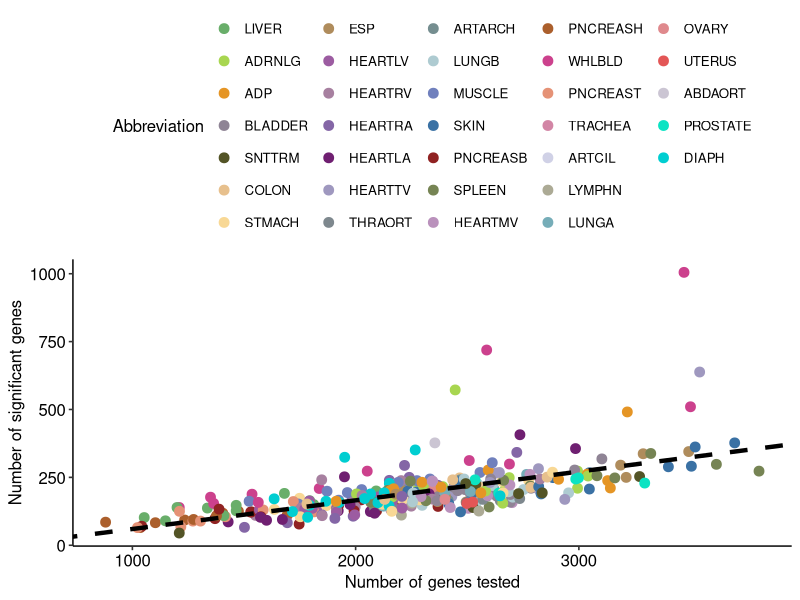
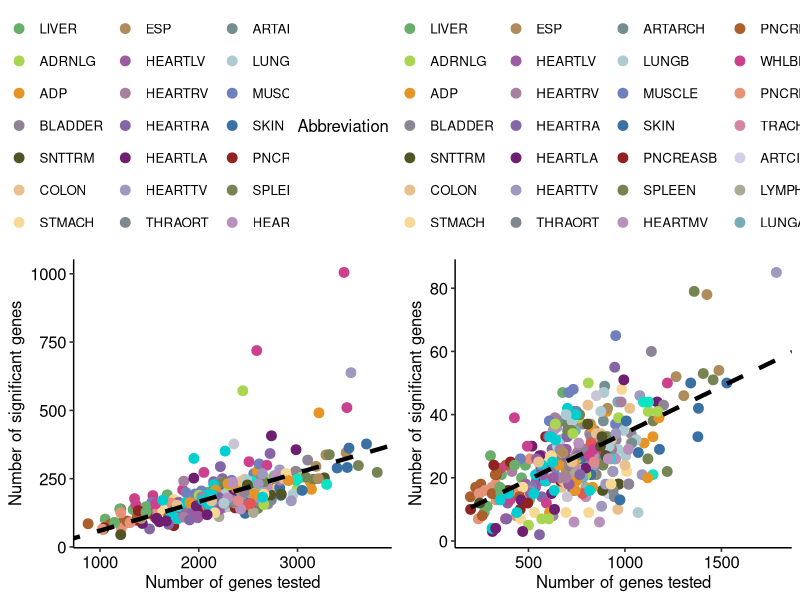
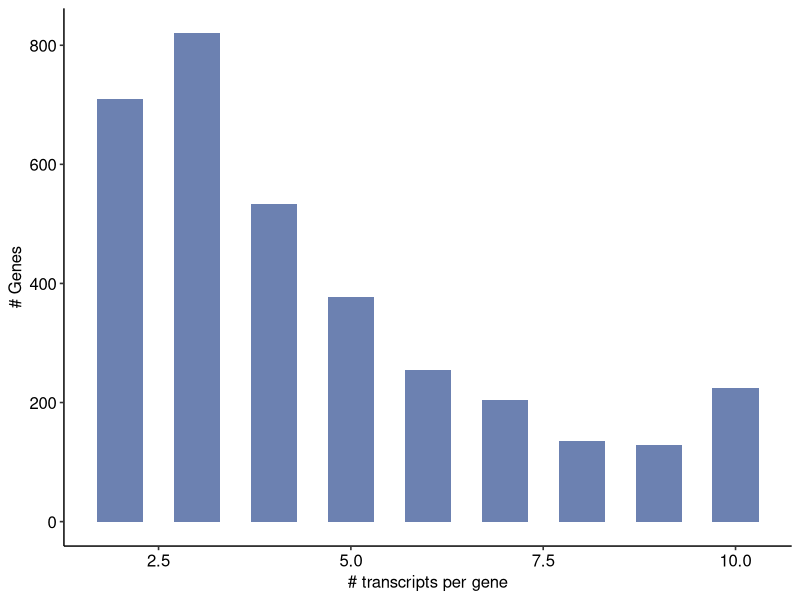
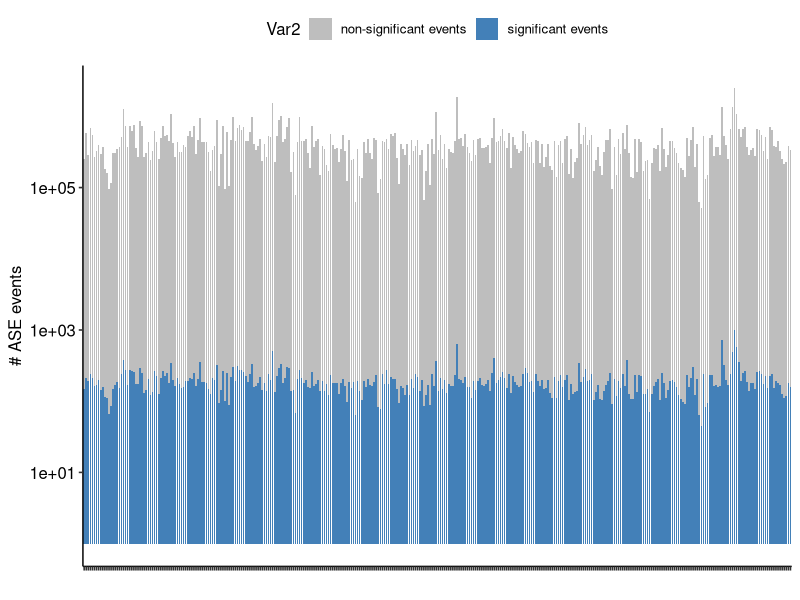
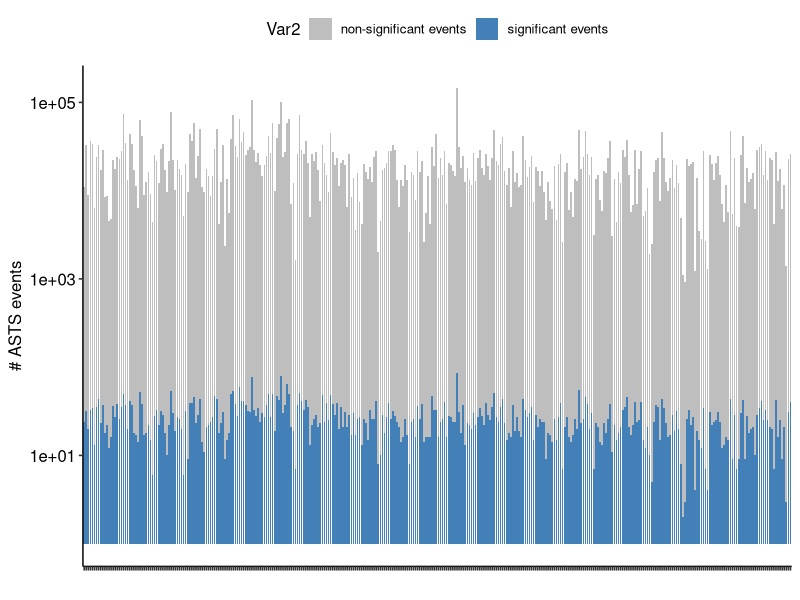

Reproduce these figures in R, in order.
#==============================================#
# ASE #
# Extended-Figure-3#
#==============================================#


library(dplyr)
library(data.table)
library(ggplot2)
library(ggpubr)

setwd("/media/london_A/mengxin/GTOP_code/extend/extend_3")
# Extended.Fig.3ab ASE & ASTS ----------------------------------------------
df_plot <- fread("./input/Exfig 3a.txt")
reg <- lm(formula = sig ~ total,data=df_plot)
coeff <- coefficients(reg)
intercept <- coeff[1]
slope <- coeff[2]
p1 <- ggplot(df_plot,aes(x=total,y=sig,color=Abbreviation)) + geom_point(size=3) + theme_pubr() + 
  scale_color_manual(breaks = df_plot$Abbreviation,values = paste0("#",df_plot$Tissue_Color_Code)) + 
  xlab("Number of genes tested") + ylab("Number of significant genes") + 
  geom_abline(intercept = intercept,slope = slope,color="black",linetype="dashed",size=1.5)
p1

# Extended.fig.3b ---------------------------------------------------------

df_plot <- fread("./input/Exfig 3b.txt")
reg <- lm(formula = sig.asts ~ total.asts,data=df_plot)
coeff <- coefficients(reg)
intercept <- coeff[1]
slope <- coeff[2]
p2 <- ggplot(df_plot,aes(x=total.asts,y=sig.asts,color=Abbreviation)) + geom_point(size=3) + theme_pubr() + 
  scale_color_manual(breaks = df_plot$Abbreviation,values = paste0("#",df_plot$Tissue_Color_Code)) + 
  xlab("Number of genes tested") + ylab("Number of significant genes") + 
  geom_abline(intercept = intercept,slope = slope,color="black",linetype="dashed",size=1.5)

cowplot::plot_grid(p1,p2,align = "h",ncol=2)


# Extended.fig.3c  ---------------------------------------------------------
df_plot <- fread("./input/Exfig 3c.txt")
ggplot(df_plot,aes(x=Var1,y=Freq)) + 
  geom_bar(stat = "identity",width=.6, fill="#6c81b1") + 
  xlab("# transcripts per gene")+
  ylab("# Genes")+
  theme_pubr()


# Extended.fig.3d  ---------------------------------------------------------

df_sample.l <- fread("./input/Exfig 3d.txt") %>% 
  mutate(Var2=as.character(Var2))
p3 <- ggplot(df_sample.l,aes(x=Var1,y=Freq,fill=Var2)) + geom_bar(stat = "identity",width=.8) + theme_pubr() + 
  theme(axis.text.x = element_text(angle = 90,hjust=1,vjust=.5)) + xlab("")+ylab("# ASE events")+
  scale_y_log10() + 
  scale_fill_manual(breaks = c("0","1"),labels=c("non-significant events", "significant events"),values = c("grey","#4380b8"))+
  theme(axis.text.x = element_blank());p3

# Extended.fig.3e  ---------------------------------------------------------
df_sample <- fread("./input/Exfig 3e.txt") %>% 
  mutate(Var2=as.character(Var2))
p4 <- ggplot(df_sample,aes(x=Var1,y=Freq,fill=Var2)) + geom_bar(stat = "identity",width=.8) + theme_pubr() + 
  theme(axis.text.x = element_text(angle = 90,hjust=1,vjust=.5)) + xlab("")+ylab("# ASTS events")+
  scale_y_log10() + 
  scale_fill_manual(breaks = c("0","1"), labels=c("non-significant events", "significant events"),values = c("grey","#4380b8"))+
  theme(axis.text.x = element_blank());p4
